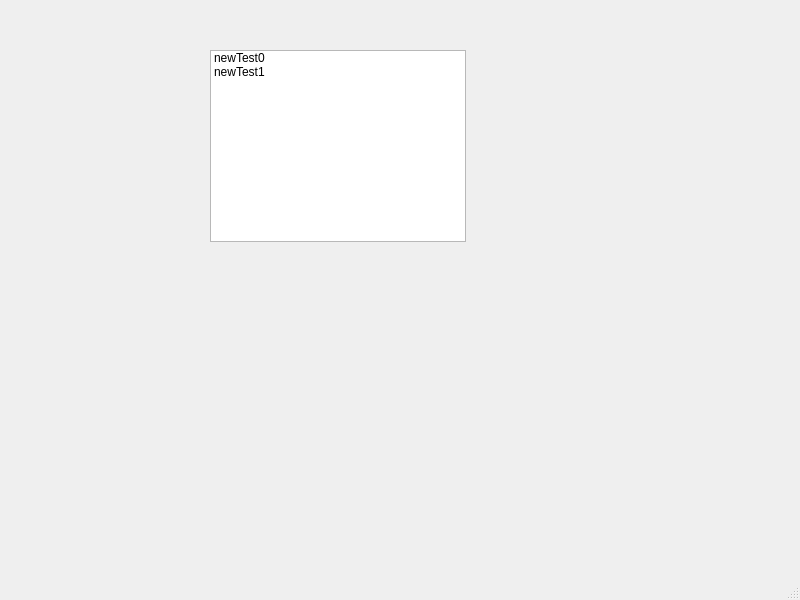
<?xml version="1.0" encoding="UTF-8"?>
<ui version="4.0">
 <class>MainWindow</class>
 <widget class="QMainWindow" name="MainWindow">
  <property name="geometry">
   <rect>
    <x>0</x>
    <y>0</y>
    <width>800</width>
    <height>600</height>
   </rect>
  </property>
  <property name="windowTitle">
   <string>MainWindow</string>
  </property>
  <widget class="QWidget" name="centralwidget">
   <widget class="QListWidget" name="listWidget">
    <property name="geometry">
     <rect>
      <x>210</x>
      <y>50</y>
      <width>256</width>
      <height>192</height>
     </rect>
    </property>
    <item>
     <property name="text">
      <string>newTest0</string>
     </property>
    </item>
    <item>
     <property name="text">
      <string>newTest1</string>
     </property>
    </item>
   </widget>
  </widget>
  <widget class="QMenuBar" name="menubar">
   <property name="geometry">
    <rect>
     <x>0</x>
     <y>0</y>
     <width>800</width>
     <height>26</height>
    </rect>
   </property>
  </widget>
  <widget class="QStatusBar" name="statusbar"/>
 </widget>
 <resources/>
 <connections/>
</ui>
